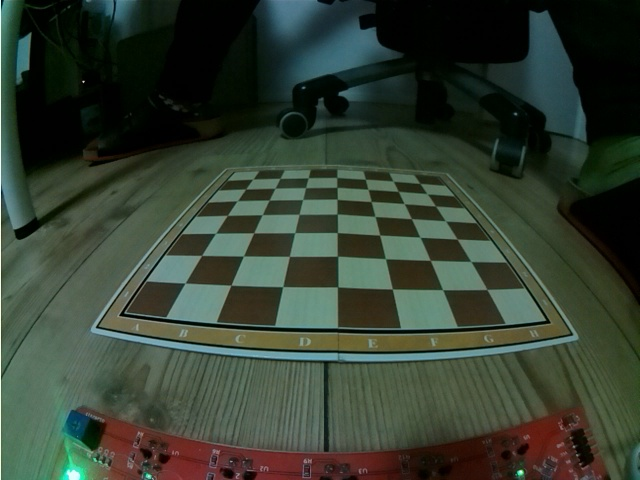
#> input picture cal_fisheye/cal_images/CAL_20260307_01-39-50_10a2404c.jpg, 640 x 480 px; its folder holds 4 pictures in this run
$ python calibrate_fisheye.py
#> lines starting #> are read from the running program, lines starting #| are printed output that depends on the picture; long printed decimals are rounded
#!/usr/bin/env python3
import glob
import os
import numpy as np
import cv2

# === Kalibrieraufnahmen mit Schachbrett ===

# Die Ausrichtung MUSS identisch sein zu der, die du später nutzt.
# nutze das calibrate_dashboard.py für die Erstellung der Kalibrierbilder

# === Konfiguration ===
# Innere Ecken (an DEIN Brett anpassen!):
CHECKERBOARD = (7, 7)   # (columns, rows) inner corners # Anzahl der Kanten im Raster beim echten Schachbrett 8x8 Felder d.h. 7x7 Kanten
SQUARE_SIZE = 1.0       # reale Kantenlänge einer Zelle (Einheit egal, skaliert F nur relativ)
IMAGES_GLOB = "./cal_fisheye/cal_images/*.jpg"  # ggf. enger einschränken, z.B. "./images/IMG_DRC_*.jpg"
OUT_FILE = "./calibration_fisheye.npz"

def main():
    # Objektpunkte: (0,0,0), (1,0,0), ... in Checkerboard-Koordinaten
    objp = np.zeros((1, CHECKERBOARD[0] * CHECKERBOARD[1], 3), np.float32)
    objp[0, :, :2] = np.mgrid[0:CHECKERBOARD[0], 0:CHECKERBOARD[1]].T.reshape(-1, 2)
    objp *= SQUARE_SIZE

    objpoints = []  # 3d points in board space
    imgpoints = []  # 2d points in image plane (subpixel corners)

    images = sorted(glob.glob(IMAGES_GLOB))
    if not images:
        print("Keine Bilder gefunden. Bitte IMAGES_GLOB anpassen.")
        return

    _img_shape = None
    usable = 0
    for fname in images:
        img = cv2.imread(fname)
#> img is the input picture: shape (480, 640, 3); mean B, G, R 50.3, 63.6, 52.6
        if img is None:
            continue
        gray = cv2.cvtColor(img, cv2.COLOR_BGR2GRAY)
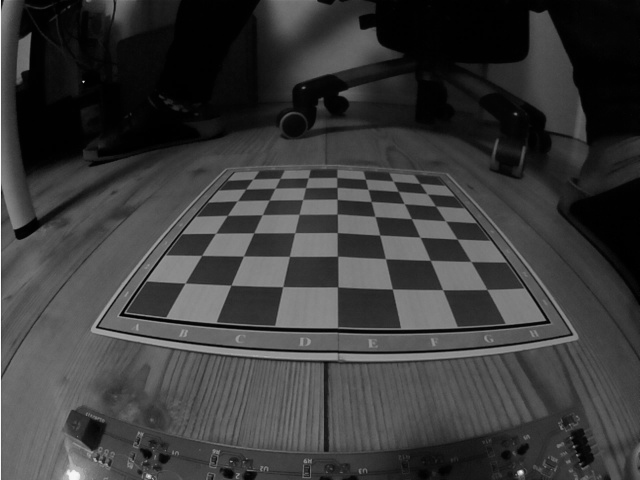
#> gray: shape (480, 640); min 0, max 249, mean 58.8
        if _img_shape is None:
            _img_shape = gray.shape[::-1]  # (w,h)

        # Finde Schachbrett-Ecken (für fisheye robustere Flags)
        flags = cv2.CALIB_CB_ADAPTIVE_THRESH | cv2.CALIB_CB_FAST_CHECK | cv2.CALIB_CB_NORMALIZE_IMAGE
        ret, corners = cv2.findChessboardCorners(gray, CHECKERBOARD, flags)
#> ret = True; corners = 49 rows, first 8: [252.8, 179.1], [280, 178.4], [308.4, 177.7], [336.8, 177.5], [363, 180], [397, 184], [415, 184], [245.6, 189]
        if not ret:
            print(f"Kein Muster gefunden in: {fname}")
            continue

        # Subpixel-Genauigkeit
        term = (cv2.TERM_CRITERIA_EPS + cv2.TERM_CRITERIA_COUNT, 30, 1e-6)
        corners_refined = cv2.cornerSubPix(
            gray, corners, winSize=(5, 5), zeroZone=(-1, -1), criteria=term
        )
#> corners_refined = 49 rows, first 8: [252.8, 179.2], [280, 178.4], [308.3, 177.8], [336.7, 177.4], [365.4, 179.3], [393.1, 181.2], [419.9, 183.4], [245.6, 189]

        objpoints.append(objp)
        imgpoints.append(corners_refined)
        usable += 1
#> pass 2 of the loop in main, `for fname in images:`:
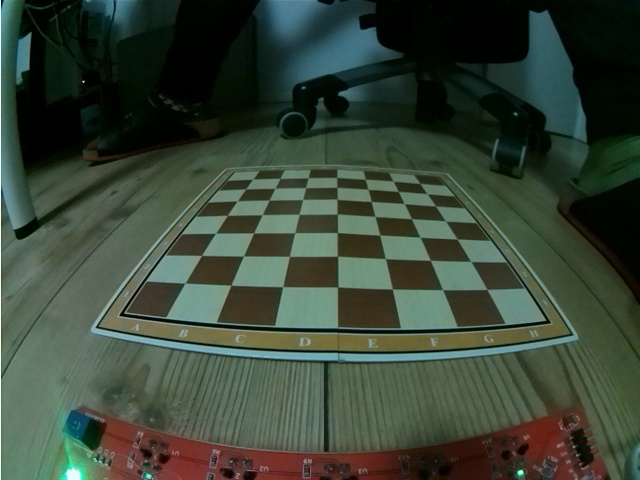
#> input picture cal_fisheye/cal_images/CAL_20260307_01-39-51_e8ec8b3c.jpg, 640 x 480 px
#> in main, img is the input picture: shape (480, 640, 3); mean B, G, R 55.8, 69.8, 57.3
#> in main, `gray = cv2.cvtColor(img, cv2.COLOR_BGR2GRAY)`:
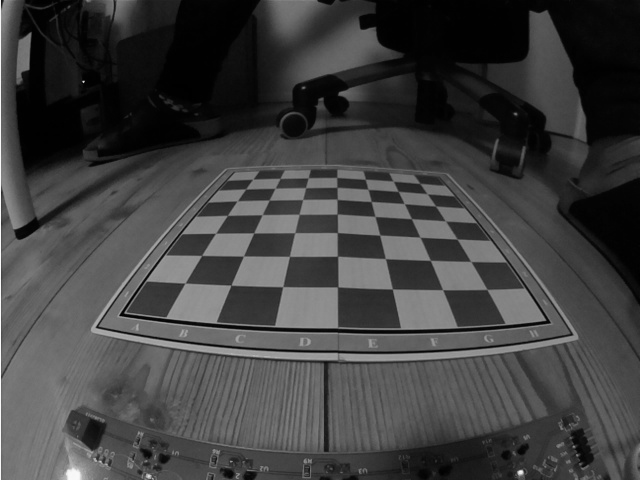
#> gray: shape (480, 640); min 0, max 250, mean 64.5
#> corners = 49 rows, first 8: [252.8, 179.2], [280, 178.4], [308.4, 177.7], [336.7, 177.4], [365.2, 179.4], [393.3, 181.3], [415, 184], [245.6, 188.9]
#> corners_refined = 49 rows, first 8: [252.8, 179.2], [280, 178.4], [308.3, 177.8], [336.7, 177.4], [365.3, 179.3], [393.1, 181.2], [419.9, 183.4], [245.6, 189]
#> pass 3 of the loop in main, `for fname in images:`:
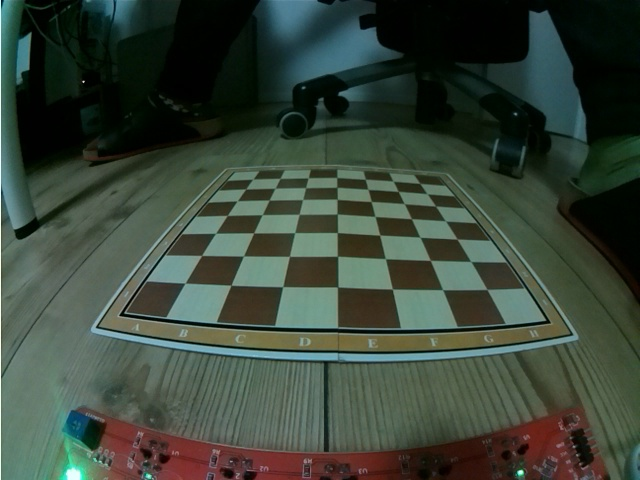
#> input picture cal_fisheye/cal_images/CAL_20260307_01-39-52_41b34401.jpg, 640 x 480 px
#> in main, img is the input picture: shape (480, 640, 3); mean B, G, R 57.9, 69.8, 57.8
#> in main, `gray = cv2.cvtColor(img, cv2.COLOR_BGR2GRAY)`:
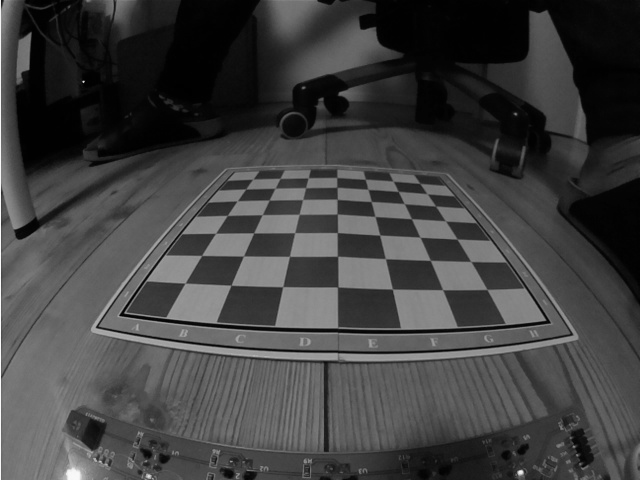
#> gray: shape (480, 640); min 0, max 250, mean 64.8
#> corners = 49 rows, first 8: [252.9, 179.2], [280.1, 178.3], [308.3, 178], [336.8, 177.5], [365.3, 179.3], [393, 181.2], [419.8, 183.4], [245.8, 189]
#> corners_refined = 49 rows, first 8: [252.9, 179.1], [280, 178.4], [308.3, 177.8], [336.7, 177.5], [365.3, 179.3], [393.1, 181.2], [419.8, 183.4], [245.7, 188.9]
#> the loop made 4 passes; the first 3 are shown

    print(f"Verwendbare Kalibrierbilder: {usable}")
    if usable < 10:
        print("Warnung: sehr wenige gültige Bilder. Besser mehr aufnehmen (15–25).")

    # Fisheye-Kalibrierung
    K = np.zeros((3, 3))
#> K = [[0, 0, 0], [0, 0, 0], [0, 0, 0]]
    D = np.zeros((4, 1))
    rvecs = []
    tvecs = []
    flags = cv2.fisheye.CALIB_RECOMPUTE_EXTRINSIC | \
            cv2.fisheye.CALIB_CHECK_COND | \
            cv2.fisheye.CALIB_FIX_SKEW

    rms, _, _, _, _ = cv2.fisheye.calibrate(
        objectPoints=objpoints,
        imagePoints=imgpoints,
        image_size=_img_shape,
        K=K, D=D, rvecs=rvecs, tvecs=tvecs,
        flags=flags,
        criteria=(cv2.TERM_CRITERIA_EPS | cv2.TERM_CRITERIA_COUNT, 200, 1e-6)
    )

    print(f"RMS Reproj-Fehler: {rms:.4f}")
    print("K =\n", K)
#| K =
#|  [[323.529   0.         330.450]
#|  [  0.         361.715  277.664]
#|  [  0.           0.           1.        ]]
    print("D =\n", D)

    np.savez(OUT_FILE, K=K, D=D, image_size=_img_shape)
    print(f"Gespeichert: {OUT_FILE}")

if __name__ == "__main__":
    main()
